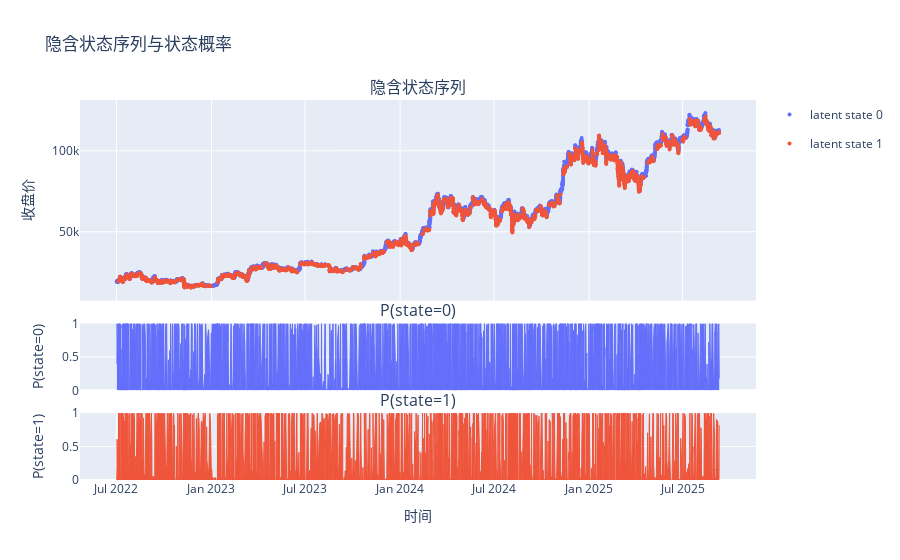

Here is the notebook cell this chart was saved with:
### Code cell
from research.labeler.gmm_labeler import GMMLabeler

labeler_L4 = GMMLabeler(merged_bar, 4)
labeler_L4.plot_label_on_candles()

### Figure 1 — Plotly figure (JSON) as saved in the notebook; plotly's stock layout.template omitted (floating-point values rounded to 4 significant figures; data arrays with more than 128 entries replaced by an {"elided": "..."} marker saying what was removed)
{"data": [{"legendgroup": "state_0", "marker": {"color": "#636EFA", "size": 4}, "mode": "markers", "name": "latent state 0", "showlegend": true, "x": {"elided": "3242 str values"}, "y": {"elided": "3242 float values"}, "type": "scatter", "xaxis": "x", "yaxis": "y"}, {"legendgroup": "state_1", "marker": {"color": "#EF553B", "size": 4}, "mode": "markers", "name": "latent state 1", "showlegend": true, "x": {"elided": "2595 str values"}, "y": {"elided": "2595 float values"}, "type": "scatter", "xaxis": "x", "yaxis": "y"}, {"fill": "tozeroy", "fillcolor": "#636EFA", "legendgroup": "state_0", "line": {"color": "#636EFA", "width": 1}, "mode": "lines", "name": "P(state=0)", "opacity": 0.7, "showlegend": false, "x": {"elided": "5837 str values"}, "y": {"elided": "5837 float values"}, "type": "scatter", "xaxis": "x2", "yaxis": "y2"}, {"fill": "tozeroy", "fillcolor": "#EF553B", "legendgroup": "state_1", "line": {"color": "#EF553B", "width": 1}, "mode": "lines", "name": "P(state=1)", "opacity": 0.7, "showlegend": false, "x": {"elided": "5837 str values"}, "y": {"elided": "5837 float values"}, "type": "scatter", "xaxis": "x3", "yaxis": "y3"}], "layout": {"xaxis": {"anchor": "y", "domain": [0.0, 1.0], "matches": "x3", "showticklabels": false}, "yaxis": {"anchor": "x", "domain": [0.472, 1.0], "title": {"text": "收盘价"}}, "xaxis2": {"anchor": "y2", "domain": [0.0, 1.0], "matches": "x3", "showticklabels": false}, "yaxis2": {"anchor": "x2", "domain": [0.236, 0.412], "title": {"text": "P(state=0)"}, "range": [0, 1]}, "xaxis3": {"anchor": "y3", "domain": [0.0, 1.0], "title": {"text": "时间"}}, "yaxis3": {"anchor": "x3", "domain": [0.0, 0.176], "title": {"text": "P(state=1)"}, "range": [0, 1]}, "annotations": [{"font": {"size": 16}, "showarrow": false, "text": "隐含状态序列", "x": 0.5, "xanchor": "center", "xref": "paper", "y": 1.0, "yanchor": "bottom", "yref": "paper"}, {"font": {"size": 16}, "showarrow": false, "text": "P(state=0)", "x": 0.5, "xanchor": "center", "xref": "paper", "y": 0.412, "yanchor": "bottom", "yref": "paper"}, {"font": {"size": 16}, "showarrow": false, "text": "P(state=1)", "x": 0.5, "xanchor": "center", "xref": "paper", "y": 0.176, "yanchor": "bottom", "yref": "paper"}], "title": {"text": "隐含状态序列与状态概率"}, "showlegend": true, "hovermode": "x unified"}}
